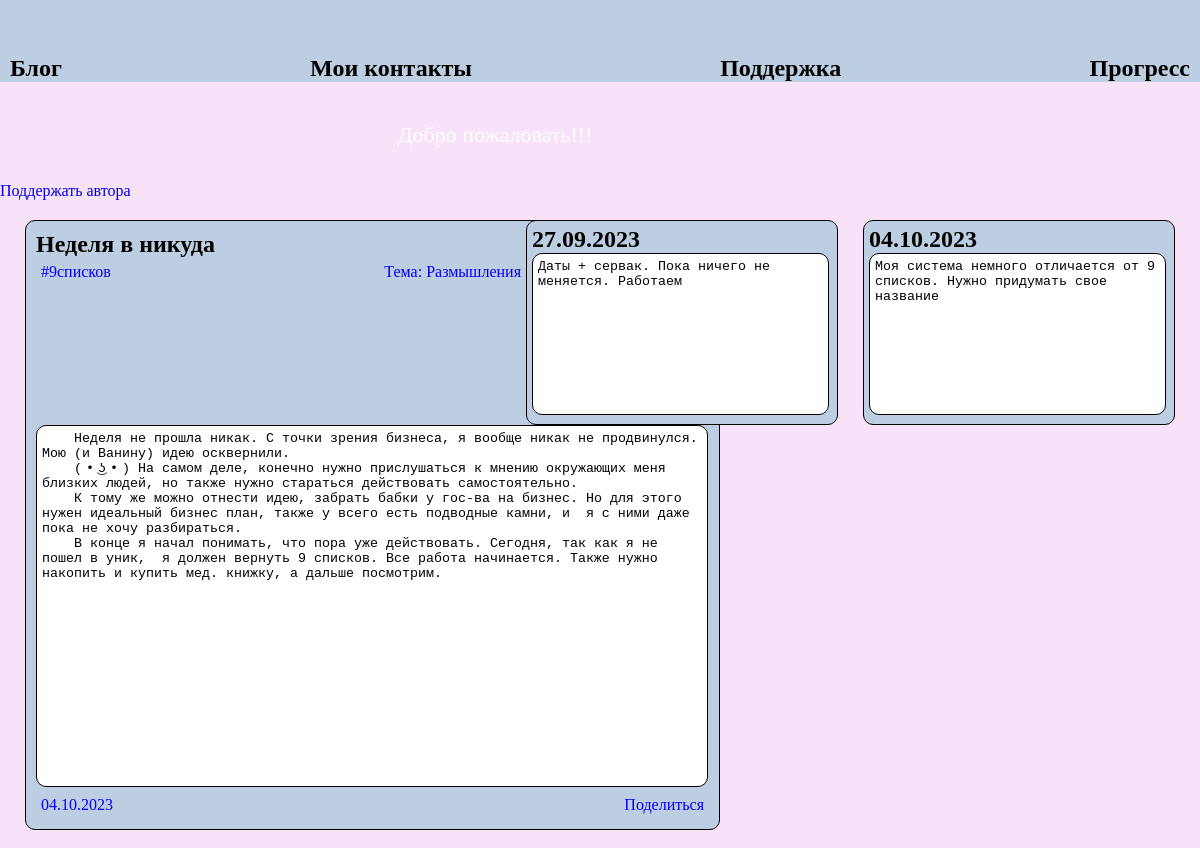
Before: /burkoff_blog/ (upper part) with the older database file.
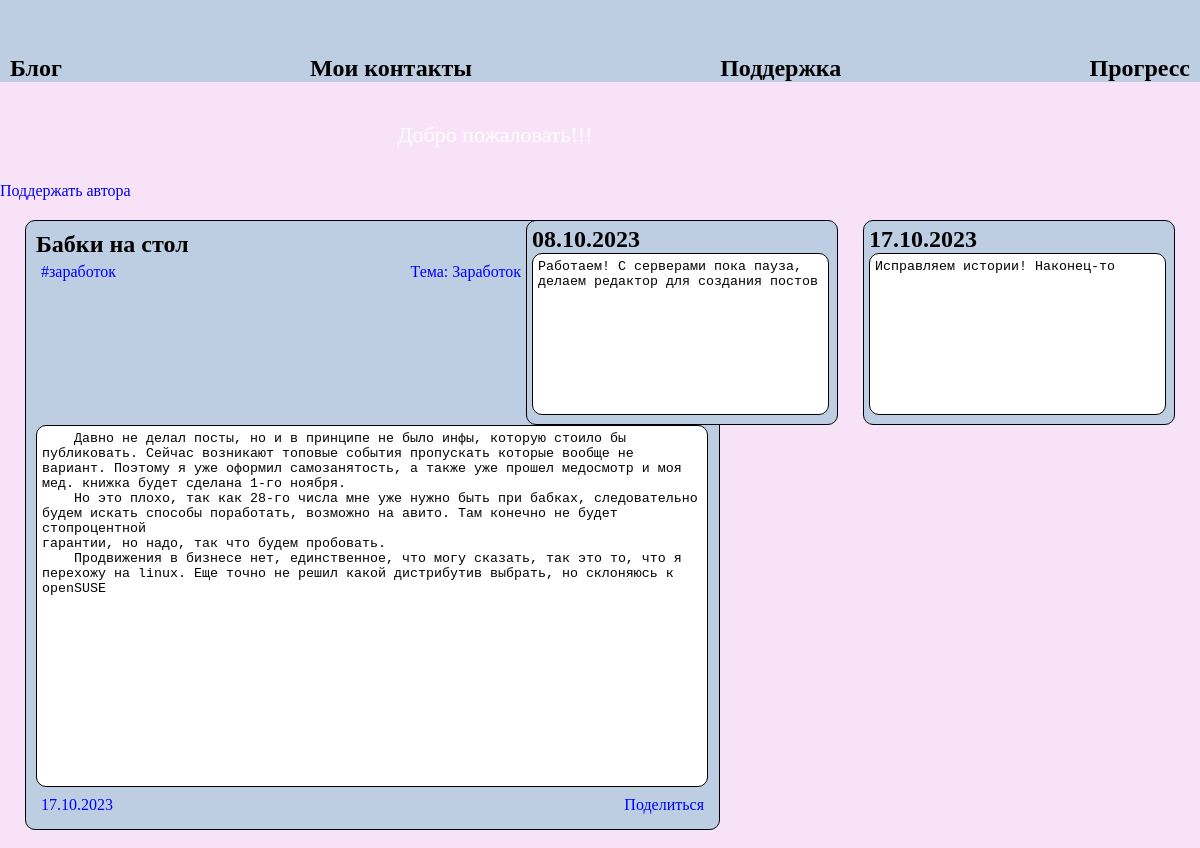
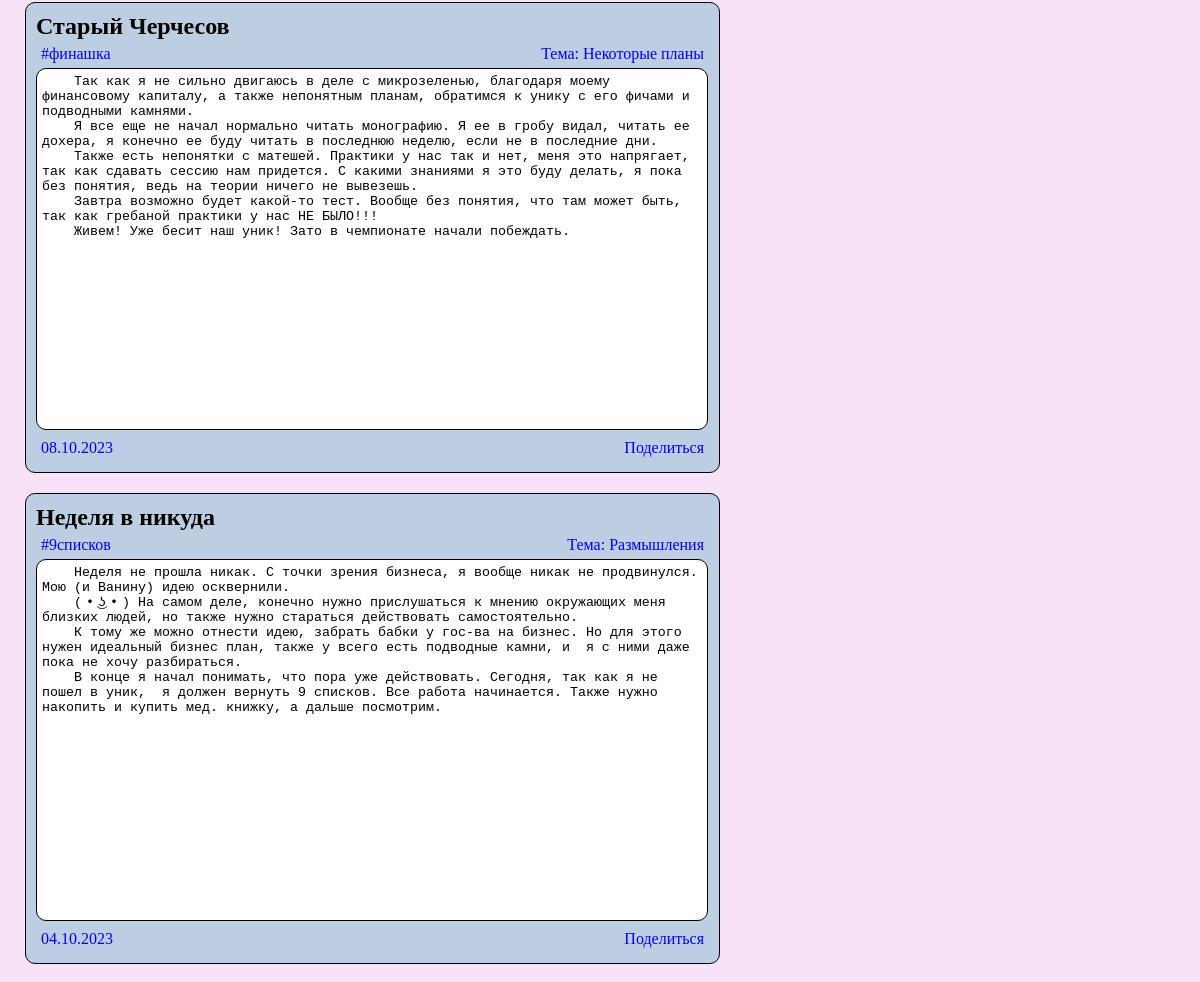
After: the same page with the newer database file (2 pictures, top to bottom).
### polls/models.py (models this page shows)
class HistoryNews(models.Model):
    text = models.TextField(max_length=150)
    date = models.DateField(default=timezone.now)

class Post(models.Model):
    title = models.TextField(max_length=50)
    text = models.TextField() # прописать минимальную длину поста
    theme = models.CharField(max_length=30, default="Раздумья")
    post_date = models.DateField(default=timezone.now) # прописать правильную дату
    hash_tags = models.CharField(max_length=15, default="#default")

### polls/views.py (the view)
# urls.py: path('', views.index, name='index'),
def index(request):
    hist = HistoryNews.objects.all().order_by('-date')[:2]
    donations = DonationPeople.objects.all()
    posts = Post.objects.all()
    posts = Post.objects.order_by('-post_date')
    return render(request, 'polls/index.html', {'history': hist, 'donation_people': donations,
                  'some_posts': posts})

### polls/templates/polls/index.html (shortened to what this page needs)
<!DOCTYPE html>
{% load static %}
<html lang="ru">
<head>
    <link rel="stylesheet" href="{% static 'polls/style.css' %}">
</head>
<body>
<header>
    <div class="header_head">
        <nav class="head">
            <h1><a href="/burkoff_blog">Блог</a></h1>
            <h1><a href="contacts">Мои контакты</a></h1>
            <h1><a href="support">Поддержка</a></h1>
            <h1><a href="my_progress">Прогресс</a></h1>
        </nav>
    </div>
</header>
<div class="beautiful_hren">
    <nav class="nadpis">
        <p class="text-typing" align="center">Добро пожаловать!!!</p>
    </nav>
</div>
<p><a href="#">Поддержать автора</a></p>
{% for hist in history %}
<aside class="history">
    <h1>{{ hist.date|date:"d.m.Y" }}</h1>
    <div class="history_text">
        <textarea readonly>{{ hist.text }}</textarea>
    </div>
</aside>
{% endfor %}
{% for post in some_posts %}
<div class="posts">
    <div class="post_title">
        <h2><a href="{% url 'just_redact' post.id %}">{{ post.title }}</a></h2>
    </div>
    <aside class="right_theme">
        <div class="post_theme">
            <p><a href="#">Тема: {{ post.theme }}</a></p>
        </div>
    </aside>
    <div class="post_hash_tags">
        <p><a href="my_progress">#{{ post.hash_tags }}</a></p>
    </div>
    <div class="post_text">
        <textarea readonly>{{ post.text }}</textarea>
    </div>
    <aside class="right_share">
        <div class="share_post">
            <p><a href="#">Поделиться</a></p>
        </div>
    </aside>
    <div class="post_post_data">
        <p>{{ post.post_date|date:"d.m.Y" }}</p>
    </div>
</div>
{% endfor %}
</body>
</html>

Changed rows visible on the page:
no longer on this page (row unchanged): HistoryNews: date "04.10.2023", text "Моя система немного отличается от 9 списков. Нужно придумать свое название"
no longer on this page (row unchanged): HistoryNews: date "27.09.2023", text "Даты + сервак. Пока ничего не меняется. Работаем"
added HistoryNews: date "17.10.2023", text "Исправляем истории! Наконец-то"
added HistoryNews: date "08.10.2023", text "Работаем! С серверами пока пауза, делаем редактор для создания постов"
added Post: title "Бабки на стол", theme "Заработок", hash_tags "заработок", text "Давно не делал посты, но и в принципе не было инфы, которую стоило бы публиковать. Сейчас возникают топовые события пропускать которые вообще не вариант. Поэтому я уже оформил самозанятость, а также уже прошел медосмотр и моя мед. книжка будет сделана 1-го ноября. Но это плохо, так как 28-го числа мне уже нужно быть при бабках, следовательно будем искать способы поработать, возможно на авито. Там конечно не будет стопроцентной гарантии, но надо, так что будем пробовать. Продвижения в бизнесе нет, единственное, что могу сказать, так это то, что я перехожу на linux. Еще точно не решил какой дистрибутив выбрать, но склоняюсь к openSUSE", post_date "17.10.2023"
added Post: title "Старый Черчесов", theme "Некоторые планы", hash_tags "финашка", text "Так как я не сильно двигаюсь в деле с микрозеленью, благодаря моему финансовому капиталу, а также непонятным планам, обратимся к унику с его фичами и подводными камнями. Я все еще не начал нормально читать монографию. Я ее в гробу видал, читать ее дохера, я конечно ее буду читать в последнюю неделю, если не в последние дни. Также есть непонятки с матешей. Практики у нас так и нет, меня это напрягает, так как сдавать сессию нам придется. С какими знаниями я это буду делать, я пока без понятия, ведь на теории ничего не вывезешь. Завтра возможно будет какой-то тест. Вообще без понятия, что там может быть, так как гребаной практики у нас НЕ БЫЛО!!! Живем! Уже бесит наш уник! Зато в чемпионате…", post_date "08.10.2023"
